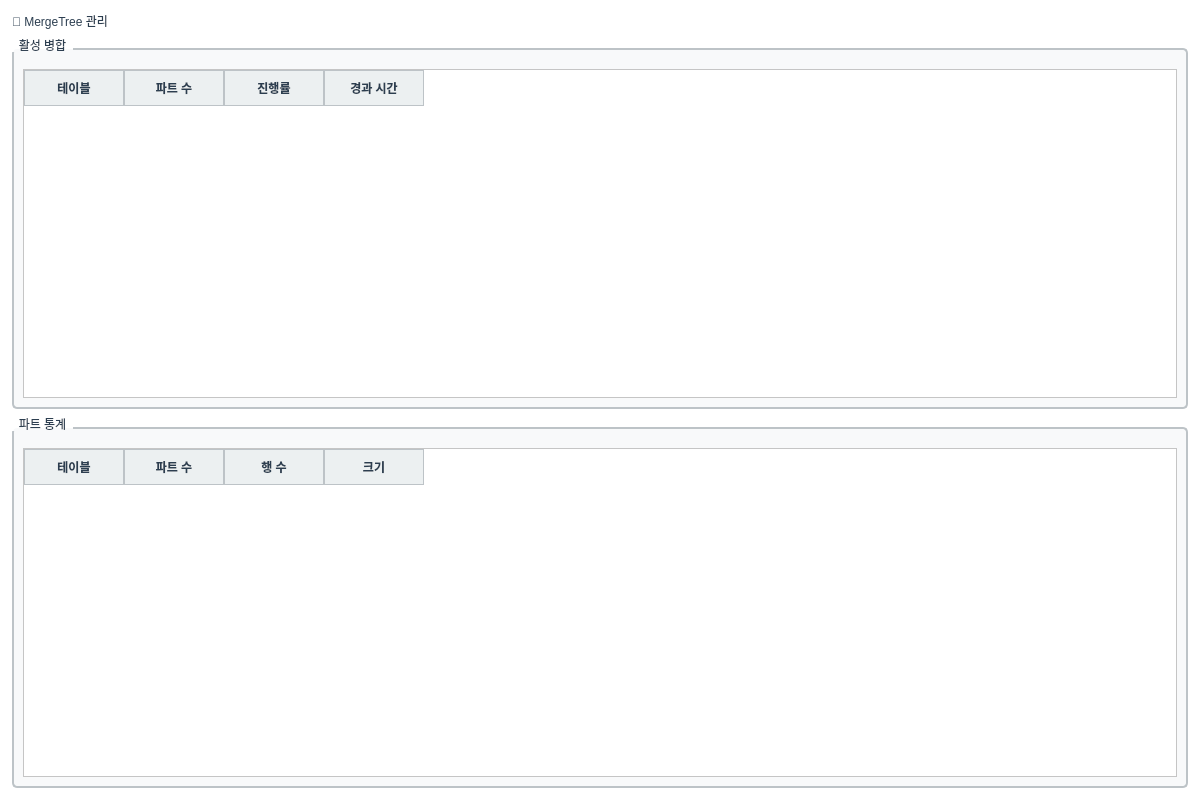
<?xml version="1.0" encoding="UTF-8"?>
<ui version="4.0">
 <class>MergeTab</class>
 <widget class="QWidget" name="MergeTab">
  <property name="geometry">
   <rect>
    <x>0</x>
    <y>0</y>
    <width>1200</width>
    <height>800</height>
   </rect>
  </property>
  <property name="windowTitle">
   <string>MergeTree 관리</string>
  </property>
  <property name="styleSheet">
   <string notr="true">QWidget {
    background-color: #FFFFFF;
    color: #2C3E50;
    font-family: &quot;맑은 고딕&quot;;
    font-size: 9pt;
}

QTabWidget::pane {
    border: 1px solid #BDC3C7;
    background-color: #FFFFFF;
}

QTabBar::tab {
    background-color: #ECF0F1;
    color: #2C3E50;
    padding: 8px 16px;
    margin-right: 2px;
    border: 1px solid #BDC3C7;
    border-bottom: none;
    border-top-left-radius: 4px;
    border-top-right-radius: 4px;
}

QTabBar::tab:selected {
    background-color: #3498DB;
    color: #FFFFFF;
    font-weight: bold;
}

QTabBar::tab:hover {
    background-color: #D5DBDB;
}

QTableWidget {
    gridline-color: #BDC3C7;
    background-color: #FFFFFF;
    alternate-background-color: #F8F9FA;
    selection-background-color: #3498DB;
    selection-color: #FFFFFF;
}

QTableWidget::item {
    padding: 4px;
    border: none;
}

QHeaderView::section {
    background-color: #ECF0F1;
    color: #2C3E50;
    padding: 6px;
    border: 1px solid #BDC3C7;
    font-weight: bold;
}

QLineEdit, QTextEdit, QPlainTextEdit {
    background-color: #FFFFFF;
    border: 1px solid #BDC3C7;
    border-radius: 3px;
    padding: 4px;
    color: #2C3E50;
}

QLineEdit:focus, QTextEdit:focus, QPlainTextEdit:focus {
    border: 2px solid #3498DB;
}

QPushButton {
    background-color: #3498DB;
    color: #FFFFFF;
    border: none;
    border-radius: 4px;
    padding: 6px 12px;
    font-weight: bold;
}

QPushButton:hover {
    background-color: #2980B9;
}

QPushButton:pressed {
    background-color: #1F618D;
}

QPushButton:disabled {
    background-color: #BDC3C7;
    color: #7F8C8D;
}

QLabel {
    color: #2C3E50;
    background-color: transparent;
}

QGroupBox {
    border: 2px solid #BDC3C7;
    border-radius: 5px;
    margin-top: 10px;
    padding-top: 10px;
    background-color: #F8F9FA;
}

QGroupBox::title {
    subcontrol-origin: margin;
    subcontrol-position: top left;
    padding: 0 5px;
    color: #2C3E50;
    font-weight: bold;
}

QProgressBar {
    border: 1px solid #BDC3C7;
    border-radius: 3px;
    text-align: center;
    background-color: #ECF0F1;
}

QProgressBar::chunk {
    background-color: #3498DB;
}</string>
  </property>
  <layout class="QVBoxLayout" name="verticalLayout">
   <property name="spacing">
    <number>8</number>
   </property>
   <property name="leftMargin">
    <number>12</number>
   </property>
   <property name="topMargin">
    <number>12</number>
   </property>
   <property name="rightMargin">
    <number>12</number>
   </property>
   <property name="bottomMargin">
    <number>12</number>
   </property>
   <item>
    <widget class="QLabel" name="label_title">
     <property name="text">
      <string>🌲 MergeTree 관리</string>
     </property>
     <property name="styleSheet">
   <string notr="true">QWidget {
    background-color: #FFFFFF;
    color: #2C3E50;
    font-family: &quot;맑은 고딕&quot;;
    font-size: 9pt;
}

QTabWidget::pane {
    border: 1px solid #BDC3C7;
    background-color: #FFFFFF;
}

QTabBar::tab {
    background-color: #ECF0F1;
    color: #2C3E50;
    padding: 8px 16px;
    margin-right: 2px;
    border: 1px solid #BDC3C7;
    border-bottom: none;
    border-top-left-radius: 4px;
    border-top-right-radius: 4px;
}

QTabBar::tab:selected {
    background-color: #3498DB;
    color: #FFFFFF;
    font-weight: bold;
}

QTabBar::tab:hover {
    background-color: #D5DBDB;
}

QTableWidget {
    gridline-color: #BDC3C7;
    background-color: #FFFFFF;
    alternate-background-color: #F8F9FA;
    selection-background-color: #3498DB;
    selection-color: #FFFFFF;
}

QTableWidget::item {
    padding: 4px;
    border: none;
}

QHeaderView::section {
    background-color: #ECF0F1;
    color: #2C3E50;
    padding: 6px;
    border: 1px solid #BDC3C7;
    font-weight: bold;
}

QLineEdit, QTextEdit, QPlainTextEdit {
    background-color: #FFFFFF;
    border: 1px solid #BDC3C7;
    border-radius: 3px;
    padding: 4px;
    color: #2C3E50;
}

QLineEdit:focus, QTextEdit:focus, QPlainTextEdit:focus {
    border: 2px solid #3498DB;
}

QPushButton {
    background-color: #3498DB;
    color: #FFFFFF;
    border: none;
    border-radius: 4px;
    padding: 6px 12px;
    font-weight: bold;
}

QPushButton:hover {
    background-color: #2980B9;
}

QPushButton:pressed {
    background-color: #1F618D;
}

QPushButton:disabled {
    background-color: #BDC3C7;
    color: #7F8C8D;
}

QLabel {
    color: #2C3E50;
    background-color: transparent;
}

QGroupBox {
    border: 2px solid #BDC3C7;
    border-radius: 5px;
    margin-top: 10px;
    padding-top: 10px;
    background-color: #F8F9FA;
}

QGroupBox::title {
    subcontrol-origin: margin;
    subcontrol-position: top left;
    padding: 0 5px;
    color: #2C3E50;
    font-weight: bold;
}

QProgressBar {
    border: 1px solid #BDC3C7;
    border-radius: 3px;
    text-align: center;
    background-color: #ECF0F1;
}

QProgressBar::chunk {
    background-color: #3498DB;
}</string>
  </property>
    </widget>
   </item>
   <item>
    <widget class="QGroupBox" name="groupBox_merges">
     <property name="title">
      <string>활성 병합</string>
     </property>
     <layout class="QVBoxLayout" name="verticalLayout_merges">
      <item>
       <widget class="QTableWidget" name="table_merges">
        <property name="alternatingRowColors">
         <bool>true</bool>
        </property>
        <property name="selectionBehavior">
         <enum>QAbstractItemView::SelectRows</enum>
        </property>
        <column>
         <property name="text">
          <string>테이블</string>
         </property>
        </column>
        <column>
         <property name="text">
          <string>파트 수</string>
         </property>
        </column>
        <column>
         <property name="text">
          <string>진행률</string>
         </property>
        </column>
        <column>
         <property name="text">
          <string>경과 시간</string>
         </property>
        </column>
       </widget>
      </item>
     </layout>
    </widget>
   </item>
   <item>
    <widget class="QGroupBox" name="groupBox_parts">
     <property name="title">
      <string>파트 통계</string>
     </property>
     <layout class="QVBoxLayout" name="verticalLayout_parts">
      <item>
       <widget class="QTableWidget" name="table_parts">
        <property name="alternatingRowColors">
         <bool>true</bool>
        </property>
        <property name="selectionBehavior">
         <enum>QAbstractItemView::SelectRows</enum>
        </property>
        <column>
         <property name="text">
          <string>테이블</string>
         </property>
        </column>
        <column>
         <property name="text">
          <string>파트 수</string>
         </property>
        </column>
        <column>
         <property name="text">
          <string>행 수</string>
         </property>
        </column>
        <column>
         <property name="text">
          <string>크기</string>
         </property>
        </column>
       </widget>
      </item>
     </layout>
    </widget>
   </item>
  </layout>
 </widget>
 <resources/>
 <connections/>
</ui>
